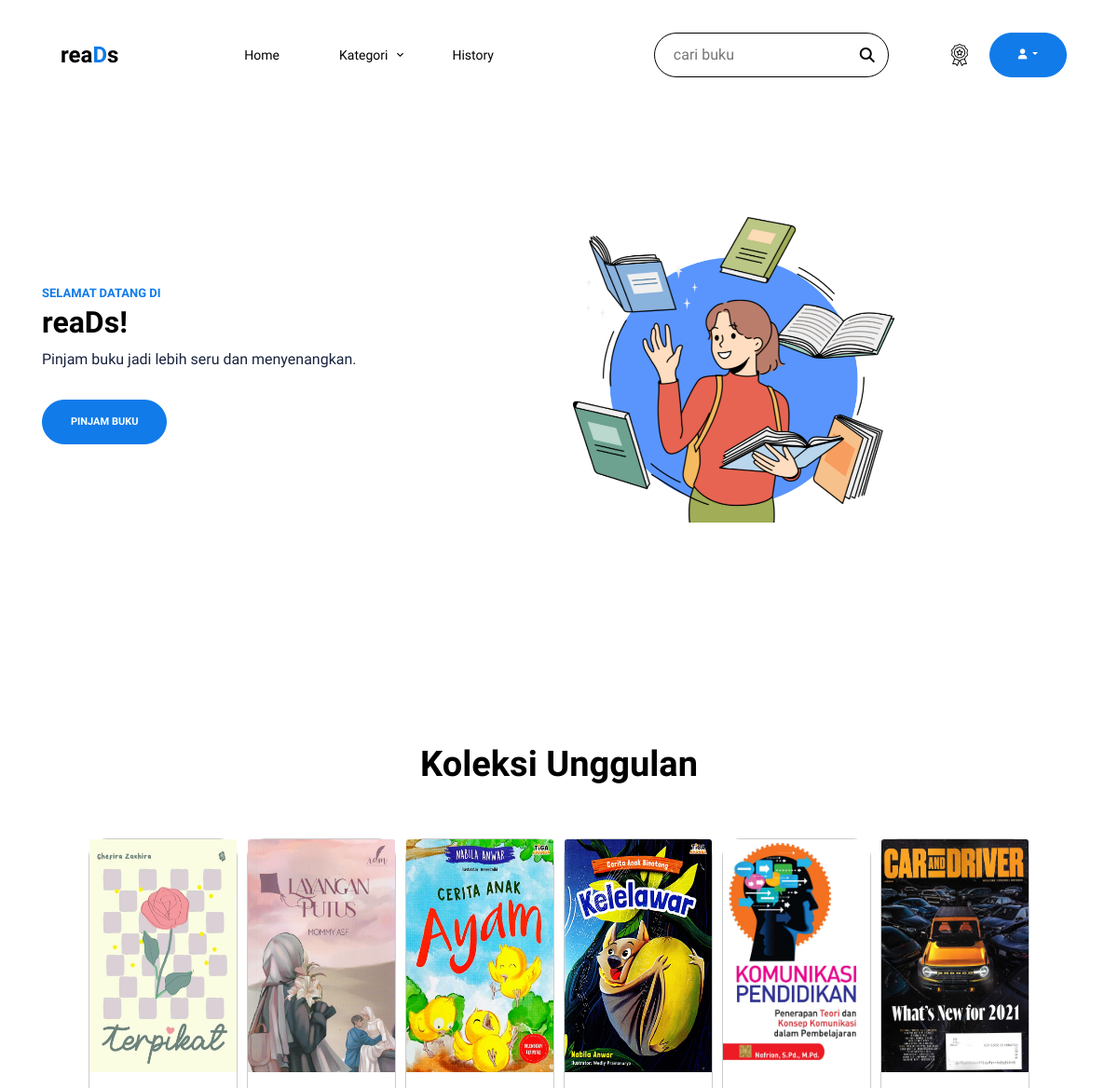
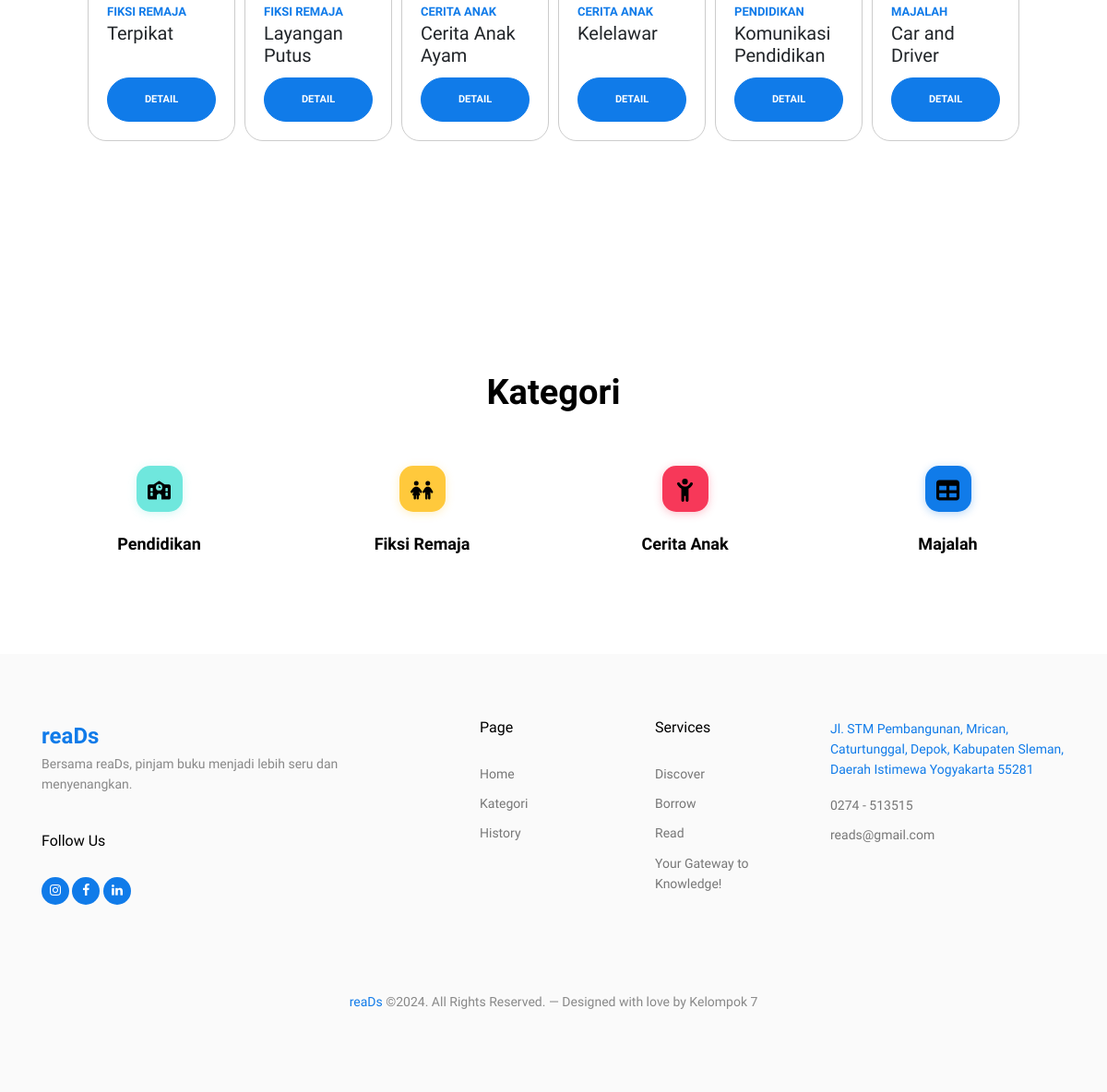
Screenshot of / (signed in) with the database file from the repository (2 pictures, top to bottom).
### tables this page shows
CREATE TABLE `buku` (
  `id` int(11) NOT NULL,
  `judul_buku` varchar(100) NOT NULL,
  `gambar` varchar(50) NOT NULL,
  `deskripsi` varchar(10000) NOT NULL,
  `status` varchar(15) NOT NULL,
  `tersedia` int(11) NOT NULL,
  `kategori` varchar(20) NOT NULL,
  `lokasi_buku` varchar(10) NOT NULL
);

### index.php (the view, shortened to what this page needs)
<?php
include('connect.php');
$sql = "SELECT * FROM buku";
$result = $is_connect->query($sql);
?>
<!doctype html>
<html lang="en">
<head>
  <link href="https://stackpath.bootstrapcdn.com/bootstrap/5.3.0/css/bootstrap.min.css" rel="stylesheet">
  <link rel="stylesheet" href="https://cdnjs.cloudflare.com/ajax/libs/font-awesome/6.4.0/css/all.min.css">
  <link rel="stylesheet" href="css/bootstrap.min.css">
  <link rel="stylesheet" href="css/fontawesome.css">
  <link rel="stylesheet" href="css/owl.carousel.min.css">
  <link rel="stylesheet" href="css/owl.theme.default.min.css">
  <link rel="stylesheet" href="css/jquery.fancybox.min.css">
  <link rel="stylesheet" href="fonts/icomoon/style.css">
  <link rel="stylesheet" href="fonts/flaticon/font/flaticon.css">
  <link rel="stylesheet" href="css/aos.css">
  <link rel="stylesheet" href="css/style.css">
</head>
<body data-spy="scroll" data-target=".site-navbar-target" data-offset="100">
  <nav class="site-nav dark js-site-navbar mb-5 site-navbar-target">
    <div class="container">
      <div class="site-navigation d-flex align-items-center justify-content-between">
        <a href="index.php" class="logo m-0" style="padding: 20px;">rea<span class="text-primary">D</span>s</a>
        <ul class="js-clone-nav d-none d-lg-inline-block site-menu d-flex">
          <li class="active" style="margin-left: 100px;"><a href="index.php" class="nav-link">Home</a></li>
          <li class="has-children">
            <a href="#" class="nav-link">Kategori</a>
          </li>
          <li><a href="history.php" class="nav-link">History</a></li>
        </ul>
        <div class="d-flex align-items-center ml-auto">
                <form id="search" action="search.php" method="GET" class="search-input d-flex align-items-center mr-4" style="position: relative;">
                  <input type="text" placeholder="cari buku" id='searchText' name="cari" style="padding-left: 20px;" />
                  <button type="submit" name="search" style="border: none; background: none;"><i class="fa-solid fa-magnifying-glass" style="color:black; position: absolute; right: 55px; top: 50%; transform: translateY(-50%);"></i></button>
                </form>
                <ul class="js-clone-nav d-none d-lg-inline-block site-menu d-flex align-items-center">
                    <li class="mr-3">
                        <img src="images/badge.png" alt="">
                    </li>
                    <li class="dropdown">
                        <button class="btn btn-primary dropdown-toggle" type="button" id="dropdownMenuButton" data-toggle="dropdown" aria-haspopup="true" aria-expanded="false">
                            <i class="fa-solid fa-user"></i>
                        </button>
                    </li>
                </ul>
        </div>
      </div>
    </div>
  </nav>
  <div class="untree_co-hero pb-0" id="home-section">
    <div class="container">
      <div class="row">
        <div class="col-12">
          <div class="row align-items-center">
            <div class="col-lg-4">
              <div class="intro">
                <div class="excerpt" data-aos="fade-up" data-aos-delay="100">
                  <span class="caption">Selamat datang di</span>
                  <h2 class="font-weight-bold">reaDs!</h2>
                  <p>Pinjam buku jadi lebih seru dan menyenangkan.</p>
                </div>
                <p data-aos="fade-up" data-aos-delay="200">
                  <a href="#koleksi-section" class="btn btn-primary smoothscroll mr-1">Pinjam buku</a>
                </p>
              </div>
            </div>
            <div class="col-lg-8">
              <div class="illustration">
                <img src="images/back.png" alt="Image" class="img-fluid">
              </div>
            </div>
          </div>
        </div>
      </div>
    </div>
  </div>
  <div class="untree_co-section" id="koleksi-section">
    <div class="container">
      <div class="row mb-5">
        <div class="col-12 text-center" data-aos="fade-up" data-aos-delay="0">
          <h2 class="heading">Koleksi Unggulan</h2>
        </div>
      </div>
      <div class="card-container">
        <?php
        if ($result->num_rows > 0) {
          $kategori_count = array(
            'fiksi_remaja' => 0,
            'cerita_anak' => 0,
            'pendidikan' => 0,
            'majalah' => 0
          );
          while ($row = $result->fetch_assoc()) {
            switch ($row['kategori']) {
              case 'fiksi remaja':
                if ($kategori_count['fiksi_remaja'] < 2) {
                  displayBook($row);
                  $kategori_count['fiksi_remaja']++;
                }
                break;
              case 'cerita anak':
                if ($kategori_count['cerita_anak'] < 2) {
                  $kategori_count['cerita_anak']++;
                }
                break;
              case 'pendidikan':
                if ($kategori_count['pendidikan'] < 1) {
                  $kategori_count['pendidikan']++;
                }
                break;
              case 'majalah':
                if ($kategori_count['majalah'] < 1) {
                  $kategori_count['majalah']++;
                }
                break;
            }
            if (array_sum($kategori_count) >= 6) {
              break;
            }
          }
        } else {
          echo "Tidak ada buku ditemukan.";
        }
        function displayBook($row)
        {
          echo '
                <div class="card" style="width: 10rem; border: 1px solid #ccc; border-radius: 20px;">
                    <img src="img/' . $row['gambar'] . '" class="card-img-top" alt="..." style="height: 250px; width: 100%;">
                    <div class="card-body d-flex flex-column">
                        <span class="caption">' . $row['kategori'] . '</span>
                        <h5 class="card-title">' . $row['judul_buku'] . '</h5>
                        <a href="detail.php?id=' . $row['id'] . '" class="btn btn-primary" style="margin-top: auto;">Detail</a>
                    </div>
                </div>
            ';
        }
        ?>
      </div>
    </div>
  </div>
  <div class="untree_co-section">
    <div class="container justify-content-center align-items-center">
      <div class="row justify-content-center">
        <div class="col-12 mb-5 text-center" data-aos="fade-up">
          <h2 class="heading">Kategori</h2>
        </div>
        <div class="col-md-6 mb-4 mb-lg-0 col-lg-3" data-aos="fade-up" data-aos-delay="0">
          <div class="service d-flex flex-column justify-content-center align-items-center" style="height: 100%;">
            <div class="service-icon color-1 mb-4 text-center d-flex justify-content-center align-items-center">
              <a href="category.php?kategori=pendidikan">
              </a>
            </div>
            <div class="service-contents text-center">
              <h3>Pendidikan</h3>
            </div>
          </div>
        </div>
        <div class="col-md-6 mb-4 mb-lg-0 col-lg-3" data-aos="fade-up" data-aos-delay="0">
          <div class="service d-flex flex-column justify-content-center align-items-center" style="height: 100%;">
            <div class="service-icon color-2 mb-4 text-center d-flex justify-content-center align-items-center">
              <a href="category.php?kategori=fiksi remaja">
              </a>
            </div>
            <div class="service-contents text-center">
              <h3>Fiksi Remaja</h3>
            </div>
          </div>
        </div>
        <div class="col-md-6 mb-4 mb-lg-0 col-lg-3" data-aos="fade-up" data-aos-delay="0">
          <div class="service d-flex flex-column justify-content-center align-items-center" style="height: 100%;">
            <div class="service-icon color-3 mb-4 text-center d-flex justify-content-center align-items-center">
              <a href="category.php?kategori=cerita anak">
              </a>
            </div>
            <div class="service-contents text-center">
              <h3>Cerita Anak</h3>
            </div>
          </div>
        </div>
        <div class="col-md-6 mb-4 mb-lg-0 col-lg-3" data-aos="fade-up" data-aos-delay="0">
          <div class="service d-flex flex-column justify-content-center align-items-center" style="height: 100%;">
            <div class="service-icon color-4 mb-4 text-center d-flex justify-content-center align-items-center">
              <a href="category.php?kategori=majalah">
                <svg xmlns="http://www.w3.org/2000/svg" viewBox="0 0 512 512" width="25" height="25">
                  <path d="M64 256V160H224v96H64zm0 64H224v96H64V320zm224 96V320H448v96H288zM448 256H288V160H448v96zM64 32C28.7 32 0 60.7 0 96V416c0 35.3 28.7 64 64 64H448c35.3 0 64-28.7 64-64V96c0-35.3-28.7-64-64-64H64z" />
                </svg>
              </a>
            </div>
            <div class="service-contents text-center">
              <h3>Majalah</h3>
            </div>
          </div>
        </div>
      </div>
    </div>
  </div>
  <div class="site-footer">
    <div class="container">
      <div class="row">
        <div class="col-lg-4">
          <div class="widget">
            <a href="index.php" class="logo m-0">rea<span class="text-primary">D</span>s</a>
            <p>Bersama reaDs, pinjam buku menjadi lebih seru dan menyenangkan.</p>
          </div>
          <div class="widget">
            <h3>Follow Us</h3>
            <ul class="list-unstyled social">
              <li><a href="https://www.instagram.com/stembayolib"><span class="icon-instagram"></span></a></li>
              <li><a href="https://www.facebook.com/stembayolover"><span class="icon-facebook"></span></a></li>
              <li><a href="https://www.linkedin.com/school/smk-n-2-depok-sleman-yogyakarta/"><span class="icon-linkedin"></span></a></li>
            </ul>
          </div>
        </div>
        <div class="col-lg-2 ml-auto">
          <div class="widget">
            <h3>Page</h3>
            <ul class="list-unstyled float-left links">
              <li><a href="#">Home</a></li>
              <li><a href="#">Kategori</a></li>
              <li><a href="#">History</a></li>
            </ul>
          </div>
        </div>
        <div class="col-lg-2">
          <div class="widget">
            <h3>Services</h3>
            <ul class="list-unstyled float-left links">
              <li><a href="#">Discover</a></li>
              <li><a href="#">Borrow</a></li>
              <li><a href="#">Read</a></li>
              <li><a href="#">Your Gateway to Knowledge!</a></li>
            </ul>
          </div>
        </div>
        <div class="col-lg-3">
          <div class="widget">
            <address><a href="https://maps.app.goo.gl/qx5d234AWkCP7vGz5">Jl. STM Pembangunan, Mrican, Caturtunggal, Depok, Kabupaten Sleman, Daerah Istimewa Yogyakarta 55281</a></address>
            <ul class="list-unstyled links mb-4">
              <li><a href="tel://11234567890">0274 - 513515</a></li>
              <li><a href="mailto:info@mydomain.com">reads@gmail.com</a></li>
            </ul>
          </div>
        </div>
      </div>
      <div class="row mt-5">
        <div class="col-12 text-center">
          <p class="copyright"><a href="index.php">reaDs</a> &copy;. All Rights Reserved. &mdash; Designed with love by Kelompok 7
          </p>
        </div>
      </div>
    </div>
  </div>
</body>
</html>

### rows the page displays
buku: gambar (picture), kategori "FIKSI REMAJA", judul_buku "Terpikat"
buku: gambar (picture), kategori "FIKSI REMAJA", judul_buku "Layangan Putus"
buku: gambar (picture), kategori "CERITA ANAK", judul_buku "Cerita Anak Ayam"
buku: gambar (picture), kategori "CERITA ANAK", judul_buku "Kelelawar"
buku: gambar (picture), kategori "PENDIDIKAN", judul_buku "Komunikasi Pendidikan"
buku: gambar (picture), kategori "MAJALAH", judul_buku "Car and Driver"
